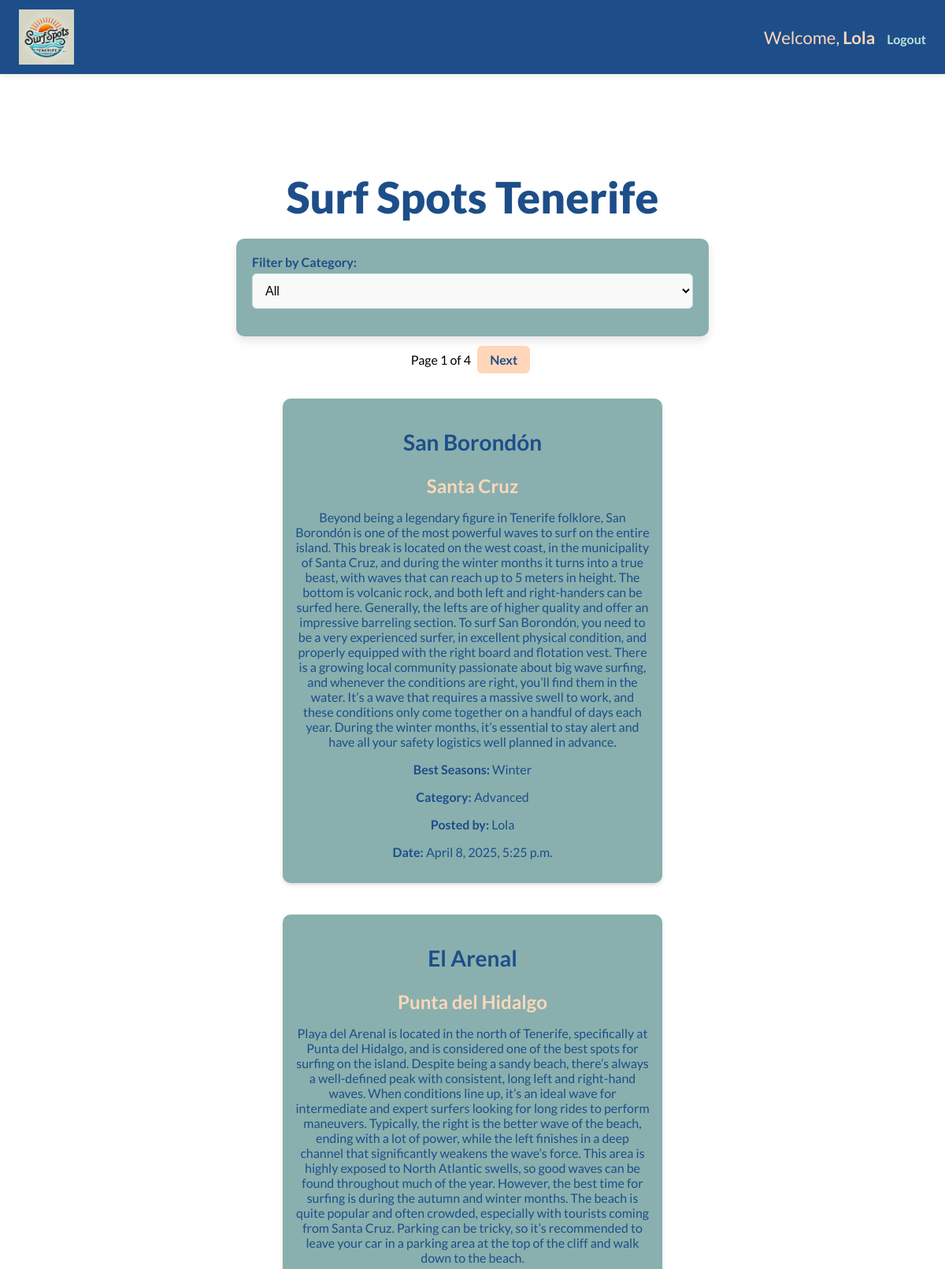
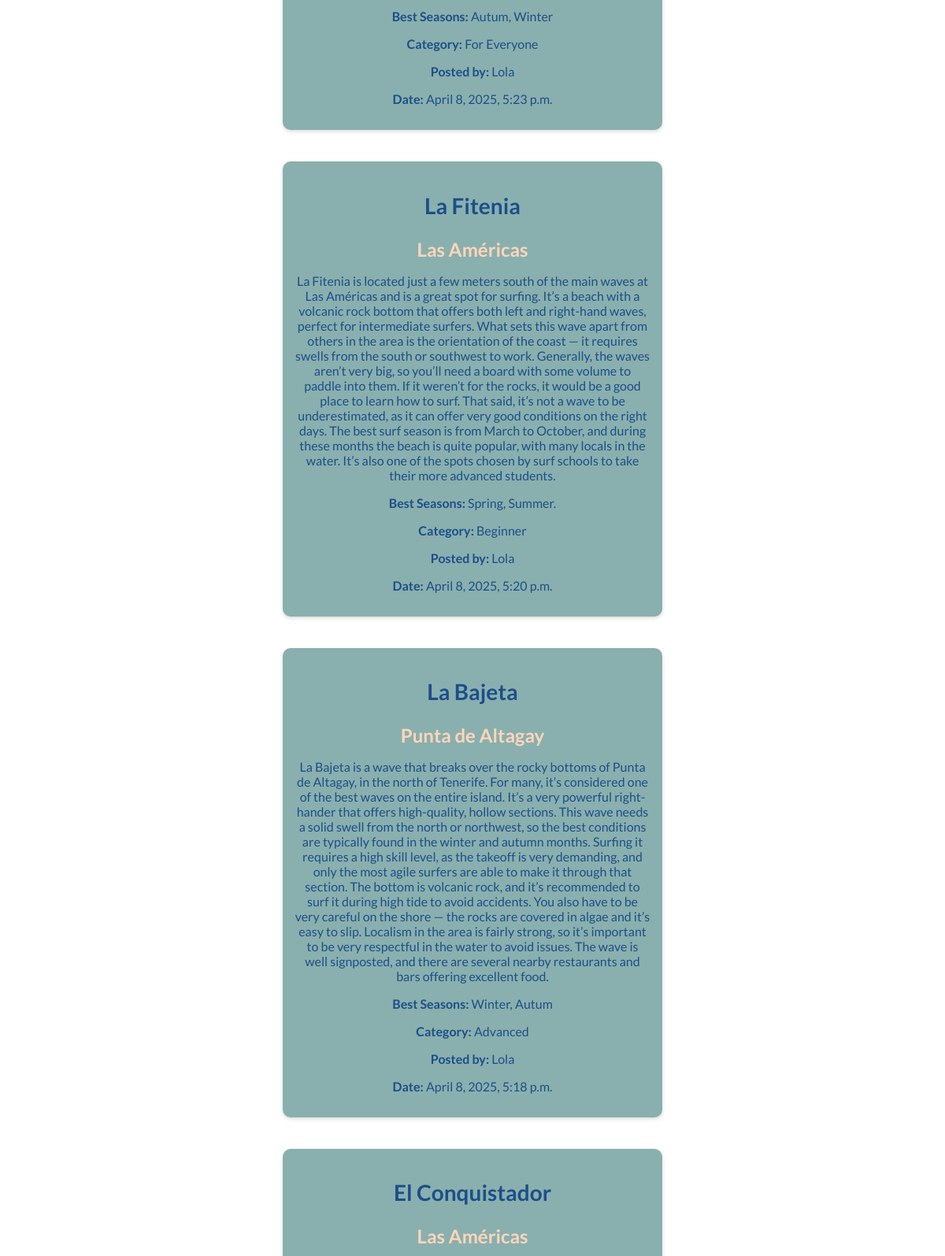
The app's page /users/home/ (signed in, upper part) with its own data (2 pictures, top to bottom).
### users_account/models.py (models this page shows, shortened)
class NovaUser(AbstractUser):
    pass

class SurfSpot(models.Model):
    CATEGORY_CHOICES = [
        ("Beginner", "Beginner"),
        ("Advanced", "Advanced"),
        ("For Everyone", "For Everyone"),
    ]
    title = models.CharField(max_length=50)
    location = models.CharField(max_length=50)
    description = models.TextField()
    best_seasons = models.CharField(max_length=300, blank=True, null=True)
    category = models.CharField(max_length=20, choices=CATEGORY_CHOICES, default="For Everyone") # New category field
    user = models.ForeignKey(settings.AUTH_USER_MODEL, on_delete=models.CASCADE)
    created_at = models.DateTimeField(auto_now_add=True)

### users_account/views.py (the view)
# urls.py: path('home/', views.home_view, name='home'),
@login_required
def home_view(request):
    if request.method == 'POST':
        form = SurfSpotForm(request.POST)
        if form.is_valid():
            surf_spot = form.save(commit=False)
            surf_spot.user = request.user
            surf_spot.save()
            messages.success(request, "Surf spot created successfully!")
            return redirect('home')
        else:
            print(form.errors) #debugging
    else:
        form = SurfSpotForm()
    selected_category = request.GET.get('category')
    print(f"Raw selected category: {selected_category}")
    if selected_category:
        surf_spots_list = SurfSpot.objects.filter(category=selected_category).order_by('-created_at')
        print(f"Selected category: {selected_category}, Surf spots found: {surf_spots_list.count()}") #debugging
    else:
        surf_spots_list = SurfSpot.objects.all().order_by('-created_at')
        print(f"No category selected, Total surf spots: {surf_spots_list.count()}") #debugging
    paginator = Paginator(surf_spots_list, 5) # ensured that is set to 5
    page_number = request.GET.get('page')
    surf_spots = paginator.get_page(page_number)
    return render(request, 'users_account/home.html', {
        'form': form,
        'surf_spots': surf_spots,
        'selected_category': selected_category,
    })

### users_account/forms.py (shortened to what this page needs)
class SurfSpotForm(forms.ModelForm):
    class Meta:
        model = SurfSpot
        fields = ['title', 'location', 'description', 'best_seasons', 'category'] #new field
        widgets = {
            'category': forms.Select(attrs={'class': 'form-control'}),
        }

### users_account/templates/users_account/home.html (shortened to what this page needs)
{% extends 'base.html' %}
{% block content %}
<div class="main-content">
    <h1 class="main-title">Surf Spots Tenerife</h1>
    <form method="GET" action="{% url 'home' %}" class="category-filter-form">
        <label for="category">Filter by Category:</label>
        <select name="category" id="category" onchange="this.form.submit()">
            <option value="" {% if not selected_category %}selected{% endif %}>All</option>
        </select>
    </form>
    {% if surf_spots %}
    <div class="pagination">
        <span>Page {{ surf_spots.number }} of {{ surf_spots.paginator.num_pages }}</span>
        {% if surf_spots.has_next %}
        <a
            href="?page={{ surf_spots.next_page_number }}{% if selected_category %}&category={{ selected_category }}{% endif %}">Next</a>
        {% endif %}
    </div>
    <div id="surf-spots-list">
        {% for spot in surf_spots %}
        <div class="surf-spot">
            <h2 class="spot-title">
                <a href="{% url 'surf_spot_detail' spot_id=spot.id %}">{{ spot.title }}</a>
            </h2>
            <h3><strong> {{ spot.location }} </strong></h3>
            <p>{{ spot.description }}</p>
            <p><strong>Best Seasons:</strong> {{ spot.best_seasons }}</p>
            <p><strong>Category:</strong> {{ spot.category }}</p>
            <p><strong>Posted by:</strong> {{ spot.user.username }}</p>
            <p><strong>Date:</strong> {{ spot.created_at }}</p>
        </div>
        {% endfor %}
    </div>
    {% else %}
    <p>No surf spots found for the selected category.</p>
    {% endif %}
</div>
{% endblock %}

### templates/base.html (shortened to what this page needs)
{% load static %}
<!DOCTYPE html>
<html lang="en">
<head>
    <link rel="stylesheet" href="{% static 'css/styles.css' %}">
</head>
<body>
    <nav class="navbar">
        <div class="nav-container">
            <a href="{% url 'home' %}" class="logo">
                <img src="{% static 'images/logo.png' %}" alt="Surf Spots Logo" class="logo-img">
            </a>
            <ul class="nav-links">
                {% if request.user.is_authenticated %}
                <li>Welcome, <strong>{{ request.user.username }}</strong></li>
                <li><a href="{% url 'logout' %}" class="nav-link">Logout</a></li>
                {% else %}
                <li><a href="{% url 'login' %}" class="nav-link">Login</a></li>
                {% endif %}
            </ul>
        </div>
    </nav>
    <main>
        {% block content %}{% endblock %}
    </main>
</body>
</html>

### static/css/styles.css (style rules this page uses)
:root { --light-orange: #FFD6BA; --light-green: #BEE3DB; --mint-green: #89B0AE; --dark: #1D4E89; --light: #FAF9F9; }
*, *::before, *::after { box-sizing: inherit; }
body, html { margin: 0; padding: 0; box-sizing: border-box; font-family: 'Lato', sans-serif; overflow-x: hidden; scroll-behavior: smooth; }
.navbar { background-color: var(--dark); padding: 12px 24px; position: fixed; top: 0; left: 0; width: 100%; z-index: 1000; box-shadow: 0 2px 8px rgba(0, 0, 0, 0.1); color: var(--light); }
.nav-container { display: flex; justify-content: space-between; align-items: center; flex-wrap: wrap; max-width: 1200px; margin: 0 auto; }
.nav-links { list-style: none; display: flex; flex-wrap: wrap; align-items: center; gap: 15px; }
.nav-links li { color: var(--light-orange); }
.nav-links a { text-decoration: none; color: var(--light-green); font-weight: bold; font-size: 16px; transition: color 0.3s ease; }
.logo { display: flex; align-items: center; gap: 12px; color: var(--light-orange); font-weight: bold; text-decoration: none; font-size: 22px; }
.logo-img { height: 70px; width: auto; }
h1, h2, h3, p { margin-bottom: 15px; text-align: center; color: var(--dark); }
h1 { font-size: clamp(24px, 5vw, 36px); }
h2 { font-size: clamp(20px, 4vw, 28px); color: var(--mint-green); }
h3 { font-size: clamp(18px, 3vw, 24px); color: var(--light-orange); }
p, li, .nav-links a { font-size: clamp(18px, 2.5vw, 22px); }
p, form label, form input, form textarea, form select, .nav-links a, .comment, .surf-spot, button { font-size: clamp(14px, 2.5vw, 16px); }
a { cursor: pointer; color: var(--dark); text-decoration: none; transition: transform 0.2s ease, color 0.2s ease; font-weight: 700; }
main { padding-top: 80px; }
.main-content { padding: 20px; padding-top: 100px; margin: 0 auto; max-width: 1200px; }
.main-title { font-size: clamp(28px, 6vw, 55px); font-weight: 800; color: var(--dark); margin-bottom: 20px; }
.spot-title { color: var(--dark); }
form { background: var(--mint-green); padding: 20px; border-radius: 10px; box-shadow: 0 6px 12px rgba(0, 0, 0, 0.1); margin: 20px auto; width: 100%; max-width: 600px; color: var(--dark); }
form label { display: flex; font-weight: bold; margin-bottom: 5px; margin-top: 0; }
form input, form textarea, form select { width: 100%; padding: 12px; margin-bottom: 15px; border: 1px solid var(--light-green); border-radius: 6px; font-size: 16px; background-color: var(--light); }
#surf-spots-list { display: grid; grid-template-columns: repeat(auto-fit, minmax(300px, 1fr)); gap: 20px; max-width: 1200px; margin: 0 auto; padding: 20px; }
.surf-spot { background: var(--mint-green); padding: 15px; border-radius: 10px; margin-bottom: 20px; box-shadow: 0 2px 5px rgba(0, 0, 0, 0.15); color: white; }
.pagination { text-align: center; margin: 20px 0; }
.pagination a { padding: 8px 16px; margin: 0 5px; background-color: var(--light-orange); color: var(--dark); border-radius: 6px; text-decoration: none; }
@media (min-width: 1024px) { .form, #surf-spots-list { width: 45%; } }

### records on screen
NovaUser: user.username "Lola"
SurfSpot: title "San Borondón", location "Santa Cruz", description "Beyond being a legendary figure in Tenerife folklore, San Borondón is one of the most powerful waves to surf on the entire island. This break is located on the west coast, in the municipality of Santa Cruz, and during the winter months it turns into a true beast, with waves that can reach up to 5 meters in height. The bottom is volcanic rock, and both left and right-handers can be surfed here. Generally, the lefts are of higher quality and offer an impressive barreling section. To surf San Borondón, you need to be a very experienced surfer, in excellent physical condition, and properly equipped with the right board and flotation vest. There is a growing local community passionate about big…", best_seasons "Winter", category "Advanced", user.username "Lola", created_at "April 8, 2025, 5:25 p.m."
SurfSpot: title "El Arenal", location "Punta del Hidalgo", description "Playa del Arenal is located in the north of Tenerife, specifically at Punta del Hidalgo, and is considered one of the best spots for surfing on the island. Despite being a sandy beach, there’s always a well-defined peak with consistent, long left and right-hand waves. When conditions line up, it’s an ideal wave for intermediate and expert surfers looking for long rides to perform maneuvers. Typically, the right is the better wave of the beach, ending with a lot of power, while the left finishes in a deep channel that significantly weakens the wave’s force. This area is highly exposed to North Atlantic swells, so good waves can be found throughout much of the year. However, the best time for…", best_seasons "Autum, Winter", category "For Everyone", user.username "Lola", created_at "April 8, 2025, 5:23 p.m."
SurfSpot: title "La Fitenia", location "Las Américas", description "La Fitenia is located just a few meters south of the main waves at Las Américas and is a great spot for surfing. It’s a beach with a volcanic rock bottom that offers both left and right-hand waves, perfect for intermediate surfers. What sets this wave apart from others in the area is the orientation of the coast — it requires swells from the south or southwest to work. Generally, the waves aren’t very big, so you’ll need a board with some volume to paddle into them. If it weren’t for the rocks, it would be a good place to learn how to surf. That said, it’s not a wave to be underestimated, as it can offer very good conditions on the right days. The best surf season is from March to October,…", best_seasons "Spring, Summer.", category "Beginner", user.username "Lola", created_at "April 8, 2025, 5:20 p.m."
SurfSpot: title "La Bajeta", location "Punta de Altagay", description "La Bajeta is a wave that breaks over the rocky bottoms of Punta de Altagay, in the north of Tenerife. For many, it’s considered one of the best waves on the entire island. It’s a very powerful right-hander that offers high-quality, hollow sections. This wave needs a solid swell from the north or northwest, so the best conditions are typically found in the winter and autumn months. Surfing it requires a high skill level, as the takeoff is very demanding, and only the most agile surfers are able to make it through that section. The bottom is volcanic rock, and it’s recommended to surf it during high tide to avoid accidents. You also have to be very careful on the shore — the rocks are covered…", best_seasons "Winter, Autum", category "Advanced", user.username "Lola", created_at "April 8, 2025, 5:18 p.m."
SurfSpot: title "El Conquistador", location "Las Américas"

### other values on screen
{{ surf_spots.number }} "1"
{{ surf_spots.paginator.num_pages }} "4"
